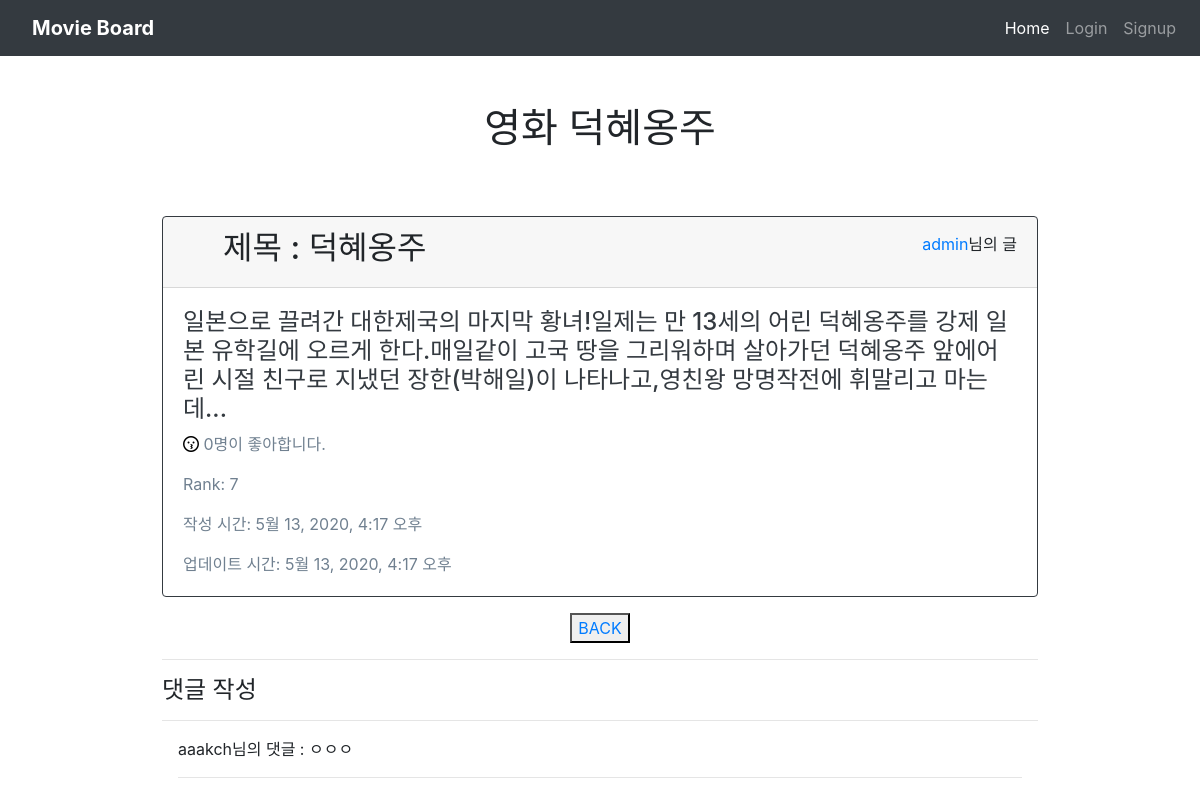
The page /community/4/2/detail/ on the database its author committed.
### community/models.py (models this page shows)
class Movie(models.Model):
    title = models.CharField(max_length=100)
    poster_url = models.TextField()
    director = models.CharField(max_length=100)
    open_date = models.CharField(max_length=100)

class Review(models.Model):
    movie = models.ForeignKey(Movie, on_delete=models.CASCADE)
    user = models.ForeignKey(settings.AUTH_USER_MODEL, on_delete=models.CASCADE)
    title = models.CharField(max_length=100)
    movie_title = models.CharField(max_length=30)
    rank = models.IntegerField()
    content = models.TextField()
    created_at = models.DateTimeField(auto_now_add=True)
    updated_at = models.DateTimeField(auto_now=True)
    like_users = models.ManyToManyField(settings.AUTH_USER_MODEL, related_name="like_reviews", blank=True)

class Comment(models.Model):
   user = models.ForeignKey(settings.AUTH_USER_MODEL, on_delete=models.CASCADE)
   review = models.ForeignKey(Review, on_delete=models.CASCADE)
   content = models.CharField(max_length=200)
   created_at = models.DateTimeField(auto_now_add=True)
   updated_at = models.DateTimeField(auto_now=True)

### accounts/models.py (models this page shows)
class User(AbstractUser):
    image = models.ImageField(blank=True)
    followers = models.ManyToManyField(
        settings.AUTH_USER_MODEL,
        related_name='followings'
        )

### community/views.py (the view)
# urls.py: path('<int:movie_pk>/<int:review_pk>/detail/', views.detail, name= 'detail'),
def detail(request, movie_pk, review_pk):
    movie = get_object_or_404(Movie, pk=movie_pk)
    review = get_object_or_404(Review, pk=review_pk)
    comment_form = CommentForm()
    context = {
        'movie':movie,
        'review':review,
        'comment_form' : comment_form,
    }
    return render(request, 'community/review_detail.html', context)

### community/templates/community/review_detail.html (shortened to what this page needs)
{% extends 'base.html' %}
{% load bootstrap4%}
{% block body %}
<h1 class="text-center my-5">영화 {{movie.title}}</h1>
<div class="d-flex flex-column w-75 mx-auto">
<div class="card border-dark my-3">
    <div class="card-header display-5">
        <ul class="d-flex justify-content-between align-items-center mb-0">
            <h2>제목 : {{review.title}}</h2>
            <p><a href="{% url 'accounts:profile' review.user.username %}">{{review.user.username}}</a>님의 글</p>
        </ul>
    </div>
    <div class="card-body text-dark">
    <h4 class="card-text">{{review.content}}</h4>
    <p class="card-text" style="color:slategrey">
        {% if request.user in review.like_users.all %}
        <a href="{% url 'community:like' movie.pk review.pk %}"><i class="fas fa-kiss-wink-heart" style="color:red"></i></a>
        {% else %}
         <a href="{% url 'community:like' movie.pk review.pk %}"><i class="far fa-kiss" style="color:black"></i></a>
        {% endif %}
         {{review.like_users.all.count }}명이 좋아합니다.
    </p>
      <p class="card-text" style="color:slategrey">Rank: {{review.rank}}</p>
      <p class="card-text" style="color:slategrey">작성 시간: {{review.created_at}}</p>
      <p class="card-text" style="color:slategrey">업데이트 시간: {{review.updated_at}}</p>
    </div>
  </div>
    <div class="d-flex justify-content-center align-items-center ">
    <button><a  class="text-decoration-none" href="{% url 'community:review_list' movie.pk %}" >BACK</a></button>
    </div>
    <div>
        <hr/>
    <h4>댓글 작성</h4>
    <hr/>
    <div class="mx-3">
        {% for comment in review.comment_set.all %}
        <p>{{comment.user.username}}님의 댓글 : {{comment.content}}</p>
        <hr/>
        {% endfor %}
    </div>
    </div>
</div>
{% endblock %}

### rows shown on the page
Movie: title "덕혜옹주"
Review: title "덕혜옹주", user.username "admin", content "일본으로 끌려간 대한제국의 마지막 황녀!일제는 만 13세의 어린 덕혜옹주를 강제 일본 유학길에 오르게 한다.매일같이 고국 땅을 그리워하며 살아가던 덕혜옹주 앞에어린 시절 친구로 지냈던 장한(박해일)이 나타나고,영친왕 망명작전에 휘말리고 마는데...", like_users.all.count "0", rank "7", created_at "5월 13, 2020, 4:17 오후", updated_at "5월 13, 2020, 4:17 오후"
Comment: user.username "aaakch", content "ㅇㅇㅇ"
